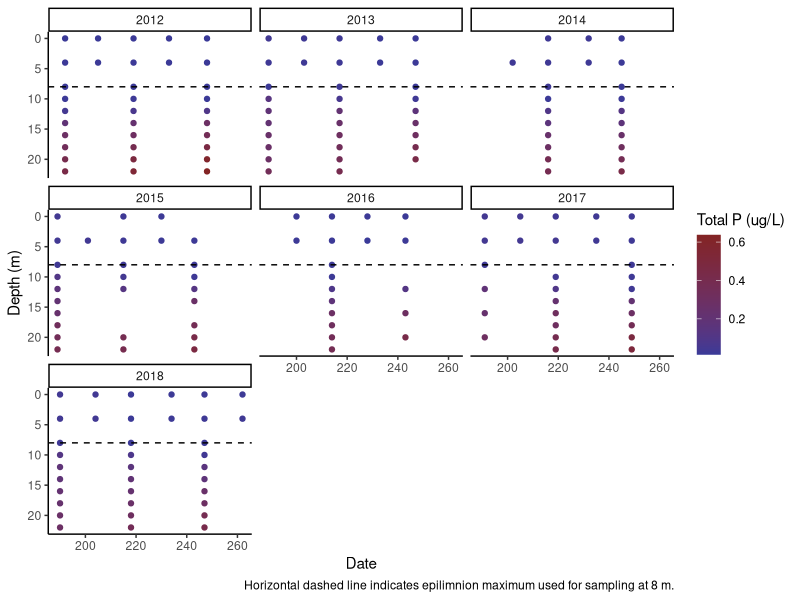
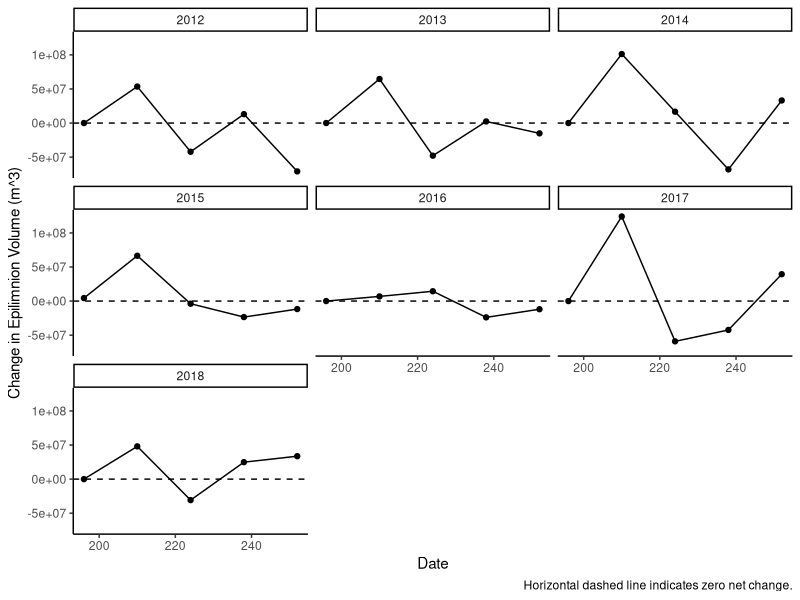
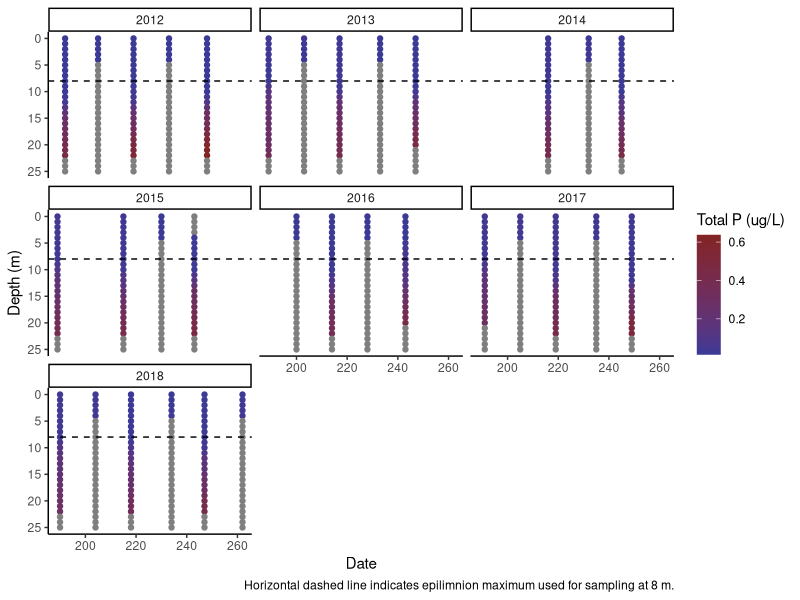

Here is the R script that generated these plots, in order: (Note: this script raises an error after producing the figures.)
## ---- chunk 1
library(ggplot2) #needed for plots
library(dplyr) #needed for reformating data
library(zoo) #needed to linearly interpolate missing values
library(tidyverse) #needed for crossing function
library(reshape2) #needed to reshape data from wide to long
## ---- chunk 2
waterP<- read.csv(file="Original_data/ntl1_v9_1_chem.csv", header=TRUE) 
# original water chemistry data file which has P concentrations
EpiVol<- read.csv(file="Cleaned_data/EpiVolume.csv", header=TRUE)
# output data file with change in epi volume calculations
## ---- chunk 3
waterP2<- waterP %>%
  mutate(sampledate=as.Date(sampledate, origin="1899-12-30"), #format as Date
         TotP_mgL=totpuf_sloh, totpuf_sloh=NULL, #rename field with units and remove duplicate column
         DisP_mgL=drp_sloh, drp_sloh=NULL, #rename field with units and remove duplicate column
         Depth_m = as.integer(round(depth, 0)), depth=NULL, #round depth to nearest integer, rename field with units, remove duplicate column
         daynum=as.integer(format(sampledate, "%j")), #add field with day 
         Yr=as.integer(format(sampledate, "%Y"))) %>% #add field with year
  filter(lakeid=="ME", #filter for Lake Mendota
         rep=="1") %>% #filter for rep 1 data only (exclude analytical reps)
  filter(!is.na(TotP_mgL)) %>% #remove NA values
  filter(Yr>=2012 & Yr<=2018) %>% #filter for study years
  filter(daynum >=189 & daynum <=265) %>% #filter for CyanoHAB season +- 7 days
  select(sampledate, TotP_mgL, Depth_m, daynum, Yr) #select fields needed
## ---- chunk 4
EpiVol2<- EpiVol %>%
  mutate(sampledate=as.Date(date, origin="1899-12-30"),#reformat date
         daynum=as.integer(format(sampledate, "%j")),#add field with day
         Yr=as.integer(format(sampledate, "%Y")), #add field with year
         Depth_m=as.integer(round(Thermo_depth_m, 0)), Thermo_depth_m=NULL) %>% #round the depth to nearest integer, rename field with units, remove duplicate column
  filter(Yr>=2012 & Yr<=2018) %>% #filter for study period
  filter(daynum>=189 & daynum <=265) %>% #filter for CyanoHAB season +- 7 days
  select(sampledate, Vol_epi_m3, Depth_m, Yr, daynum) #select fields needed  
## ---- chunk 5
ggplot(data=waterP2, #creates plot
       aes(x=daynum, #sampled date as x-axis
           y=Depth_m, #depth as y-axis
           color=TotP_mgL)) + #data points colored by temperature
  geom_point() + #plot point graph
  facet_wrap(~Yr) + #make separate graph for each year
  scale_y_reverse() + #inverses the y-axis from zero to max(depth) for limno plot
  scale_color_gradient(high=scales::muted("red"), #red = hot temp
                        low=scales::muted("blue"), #blue = cold temp
                        name="Total P (ug/L)") + #name legend
  geom_hline(yintercept=8, lty="dashed") + #add in horizontal line for epi max
  theme_classic() +
  labs(x="Date", y="Depth (m)", #add axis labels
  caption="Horizontal dashed line indicates epilimnion maximum used for sampling at 8 m.") 
## ---- chunk 6
ggplot(data=EpiVol2, #create plot
       aes(x=daynum, #sampled date as x-axis
           y=Vol_epi_m3)) + #depth as y-axis
  geom_point() + #plot point graph
  geom_line() + #add lines beween points
  facet_wrap(~Yr) + #make separate graph for each year
  geom_hline(yintercept=0, lty="dashed") + #add in horizontal line for zero change
  theme_classic() +
  labs(x="Date", y="Change in Epilimnion Volume (m^3)", #add axis labels 
       caption="Horizontal dashed line indicates zero net change.")
## ---- chunk 7
estimate_TotP_by_date <- function(target_date, target_depth) { #write function that
  data_for_date <- waterP2 %>% #creates a new data frame for a single date
    filter(sampledate == target_date) %>% #filters for specific date
    arrange(Depth_m) #and arranges depths min to max
  approx(data_for_date$Depth_m, #linear regression interpolation of
         data_for_date$TotP_mgL, #y values
         xout = target_depth)$y #from depth min to max
}
## ---- chunk 8
waterP2<- waterP2 %>%
  group_by(sampledate) %>% #for each sampledate
  filter(!n()<2) %>% #remove dates with less than 2 observations
  ungroup() #ungroup table
## ---- chunk 9
TotP_interp_depth <- crossing( #creates a tibble that 
  tibble(date = unique(waterP2$sampledate)), #has same dates as those in frame
  # depths can now be any value
  tibble(Depth_m = seq(0, 25, #define depth min and max
                       length.out = 26)) #set the number of interpolated values
) %>%
  group_by(date) %>%
  mutate(TotP_mgL = estimate_TotP_by_date(date[1], Depth_m)) %>%
  ungroup()
## ---- chunk 10
ggplot(data=TotP_interp_depth, #create limno plot with depth inverse on y-axis
       aes(x=as.integer(format(date, "%j")), #sample date as x-axis
           y=Depth_m, #depth as y-axis
           color=TotP_mgL)) + #and data points colored by temperature
  geom_point()+
  facet_wrap(~as.factor(format(date, "%Y"))) + #makes separate plot for each year
  scale_y_reverse() + #inverses the y-axis from zero to max(depth)
  scale_color_gradient(high=scales::muted("red"), #red = high P concentration
                        low=scales::muted("blue"), #blue = low P concentration
                        name="Total P (ug/L)") + 
  geom_hline(yintercept=8, lty="dashed") + #add in horizontal line for epi max
  theme_classic() +
  labs(x="Date", y="Depth (m)", #add axis labels
  caption="Horizontal dashed line indicates epilimnion maximum used for sampling at 8 m.") 
## ---- chunk 11
Yr<- seq(from=2012, #define year start of study period
             to=2018, #define year end of study period
             by=1) #creates a sequence every 1 year
Yr #prints the expected years of data
daynum_bins<- seq(from=196, #define date start of CyanoHAB season
                  to=258, #define date end of CyanoHAB season
                  by=14) #creates a sequence every 14 days 
daynum_bins #prints the expected observation dates of data
## ---- chunk 12
TotP_interp_depth <- TotP_interp_depth %>%
  mutate(daynum=as.numeric(format(date, "%j")), #add field with day num
         Yr=as.numeric(format(date, "%Y"))) #add field with yr

TotP_interp_depth <- TotP_interp_depth  %>% 
mutate(daynum_bin=
         ifelse(daynum<(daynum_bins[2]-7), #if observation is <= bin 2 min
                daynum_bins[1], #yes returns bin 1
                ifelse(daynum>=(daynum_bins[2]-7)&daynum<(daynum_bins[3]-7),
              #if observation is > bin 2 min and <= bin 3 min
              daynum_bins[2], #yes returns bin 2
              ifelse(daynum>=(daynum_bins[3]-7)&daynum<(daynum_bins[4]-7),
                     #if observation is > bin 3 min and <= bin 4 min
                     daynum_bins[3], #yes returns bin 3
                     ifelse(daynum>=(daynum_bins[4]-7)&daynum<(daynum_bins[5]-7),
                            #if observation is > bin 4 min and <= bin 5 min 
                            daynum_bins[4], #yes returns bin 4
                            daynum_bins[5])#no returns bin 5
                     )
              )
       ) 
)
## ---- chunk 13
IntP<- merge(EpiVol2, #joins x data frame
             TotP_interp_depth, #joins y data frame
             by.x=c('Yr', 'daynum', 'Depth_m'), #using these key fields in x
             by.y=c('Yr', 'daynum_bin', 'Depth_m'), #using these key fields in y
             all.x=TRUE) #keep all records in x
## ---- chunk 14
IntP <- IntP %>% filter(row_number() <= n()-1) #remove last row
IntP$TotP_mgL<- na.approx(IntP$TotP_mgL) #interpolates where NA
## ---- chunk 15
t<- 14 #length between observations in days
mgL_mgm3<- 1000/1 #conversion factor from mg/L to mg/m^3
mg_kg<- 1/1000000 #conversion factor from mg to kg
A_unstrat<- 13980000 #unstratified lake surface area, where sediments are 
# directly adjacent to epilimnion in m^2
Sed_P<- 2.4 # mg P/m2-day (average based on previous study by Stauffer 1987 who 
# determined the average sediment release of P from sediments in contact with 
#the epilimnion in Lake Mendota (original range was 1.2 to 3.5 mg P /m2-day), measured by sediment cores.
## ---- chunk 16
IntP<- IntP %>%
  mutate(Strat_TotP_kgday= (TotP_mgL*mgL_mgm3*mg_kg)*Vol_epi_m3/t, #calculates 
        #internal P load from stratified area
        Unstr_TotP_kgday=(Sed_P*A_unstrat*mg_kg), #calculates internal P loading
        #from unstratified area
        Int_TotP_kgday= Unstr_TotP_kgday+Strat_TotP_kgday) #calculates total internal
#legacy P loading
IntP2<- IntP %>%
  select(Yr, daynum, Strat_TotP_kgday, Unstr_TotP_kgday, Int_TotP_kgday) #select variables needed
## ---- chunk 17
daynum_bins<- seq(from=min(IntP2$daynum), to=max(IntP2$daynum), by=1)
Yr_bins<- seq(from=min(IntP2$Yr), to=max(IntP2$Yr), by=1)

IntP_interp<- data.frame(# makes new data frame
                      daynum_bin=rep(daynum_bins, times=length(Yr_bins)), #creates field with
                      #expected observations (5/yr for 7 years)
                      Yr_bin=rep(Yr_bins, each= length(daynum_bins)))  #creates field with expected yr
## ---- chunk 18
IntP_interp2<- merge(IntP_interp, IntP2, #merge the two data frames
                    by.x=c("Yr_bin","daynum_bin"), #assign key fields in x
                    by.y=c("Yr", "daynum"), #assign key fields in y
                    all.x = TRUE) #keep all records in x
IntP_interp2<- IntP_interp2 %>%
  mutate(sampledate=as.Date(paste(Yr_bin, daynum_bin, sep="/"), 
                            format="%Y/%j", origin="1899-12-30")) #reformat date)
## ---- chunk 19
IntP_interp2$Strat_TotP_kgday<- na.approx(IntP_interp2$Strat_TotP_kgday)
IntP_interp2$Unstr_TotP_kgday<- na.approx(IntP_interp2$Unstr_TotP_kgday)
IntP_interp2$Int_TotP_kgday<- na.approx(IntP_interp2$Int_TotP_kgday)
## ---- chunk 20
write.csv(IntP_interp2, file="Cleaned_data/TotalP_allint.csv")
## ---- chunk 21
IntP_dayavg<- IntP_interp2 %>%
  summarize(mean=mean(Int_TotP_kgday, na.rm=TRUE), #calculate mean
            se=(sd(Int_TotP_kgday, na.rm=TRUE)/sqrt(length(Int_TotP_kgday))),
            min=min(Int_TotP_kgday, na.rm=TRUE),
            max=max(Int_TotP_kgday, na.rm=TRUE)
            )
IntP_dayavg
## ---- chunk 22
IntP_yravg<- IntP_interp2 %>%
  group_by(Yr_bin) %>%
  summarize(sum=sum(Int_TotP_kgday)) #add total P load
IntP_yravg
mean(IntP_yravg$sum) # print average annual total P loading from other sources
sd(IntP_yravg$sum)/sqrt(length(IntP_yravg$sum)) #print sd for avg
## ---- chunk 23
IntP_dayavg_source<- IntP_interp2 %>%
  summarize(mean_unstr=mean(Unstr_TotP_kgday, na.rm=TRUE), #calculate mean
            se_unstr=(sd(Unstr_TotP_kgday, na.rm=TRUE)/sqrt(length(Unstr_TotP_kgday))),
            min_unstr=min(Unstr_TotP_kgday, na.rm=TRUE),
            max_unstr=max(Unstr_TotP_kgday, na.rm=TRUE),
            mean_strat=mean(Strat_TotP_kgday, na.rm=TRUE), #calculate mean
            se_strat=(sd(Strat_TotP_kgday, na.rm=TRUE)/sqrt(length(Strat_TotP_kgday))),
            min_strat=min(Strat_TotP_kgday, na.rm=TRUE),
            max_strat=max(Strat_TotP_kgday, na.rm=TRUE)
            )
IntP_dayavg_source
## ---- chunk 24
IntP_long<- melt(IntP_interp2, #the table you want to reshape wide to long
               id.vars=c("sampledate"), #the column to use as unique id
               measure.vars=c("Strat_TotP_kgday","Unstr_TotP_kgday"), 
               #the columns where values will be taken
               variable.name="Source", #label the source of P loading
               value.name="TotP_kgday" #label the value with units
               )
IntP_long$Source<-as.character(IntP_long$Source) #tell R character data held
IntP_long$Source[IntP_long$Source=="Strat_TotP_kgday"] <- "stratified zone"
IntP_long$Source[IntP_long$Source=="Unstr_TotP_kgday"] <- "unstratified zone"

IntP_long<- IntP_long %>%
  mutate(Yr=format(sampledate, "%Y") #add year back in data frame
         ) %>%
  group_by(Yr, Source) %>% #for each year and each source
  summarize(TotP_kgday=sum(TotP_kgday)) #sum up all the TotP_kgday

write.csv(IntP_long, file="Products/Figure9a_data.csv") #save data as table
fig9a<- ggplot(subset(IntP_long), aes(x=Yr, y=TotP_kgday, 
                             fill=Source)) + #separate sources by fill color
  geom_bar(position="stack", stat="identity", color="black") + #stacked bar graph
  scale_fill_manual(values=c("grey", "black")) + #entrain = grey, sed=black
  theme_classic(base_size=12) +
  labs(x="Year", y="Total P loading (kg/yr)") +
  ggtitle("a")
fig9a #print the plot
ggsave(fig9a, file="Products/Figure9a.png")
